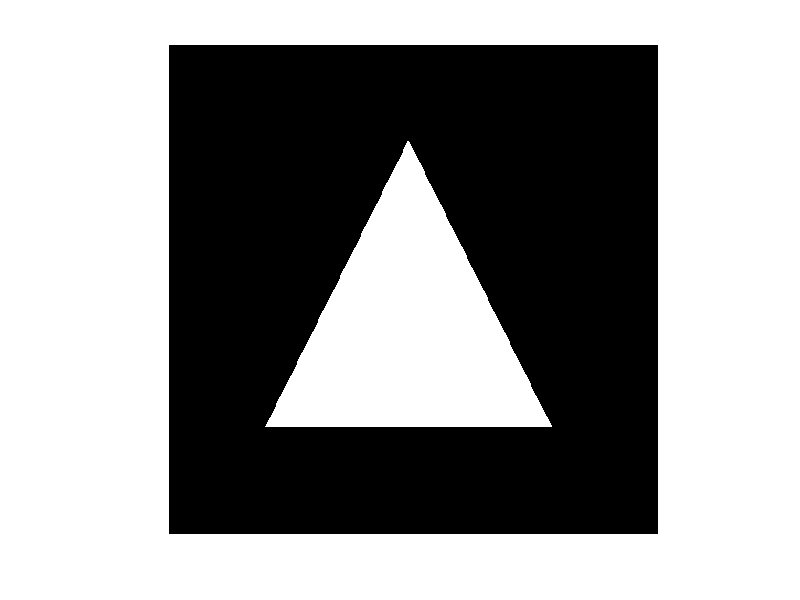

MATLAB code for this plot: (Note: this script raises an error after producing the figure.)
clear all

% Wymiary obrazu
height = 512;
width = 512;

% Inicjalizacja obrazu typu uint8
img = zeros(height, width, 'uint8');

% Współrzędne wierzchołków trójkąta
x = [100, 400, 250]; % X-owe współrzędne wierzchołków
y = [400, 400, 100]; % Y-owe współrzędne wierzchołków

% Tworzenie maski trójkąta
triangleMask = poly2mask(x, y, height, width);

% Zastosowanie maski na obraz (ustawienie pikseli trójkąta na 255)
img(triangleMask) = 255;

% Wyświetlenie obrazu
imshow(img);


%t1 = imread("tr1.png");
t1 = img;
cir = imread("cir1.png");
kreski = imread("kreski.png");
grayImage = imread("bridge_512x512.bmp"); 

%%%%%%% Zadanie 1 %%%%%%%%%%%%


%%%%%%% Przykład trójkąt %%%%%%%%%%%%


j=0; % Zmienna wykorzystywana do wyświetlania w subplot
figure
for i=1:25:91  % Działa to tak najpier wyświetlamy obraz zrotowany o i-1 = 0 potem i + 25 -1 = 25 następnie i + 25 - 1 = 75 i koniec
    j=j+1;
    t1r=imrotate(t1,i-1,'crop');
    %L1=fftshift(fft2(t1r));
    subplot(2,4,j)
    s1=strcat('kąt=',num2str(i-1));
    imshow(t1r,[])
    title(s1);
end
subplot(2,4,1)
ylabel('Trójkąty rotacja');
sc= int8(-150 + 250.*rand(4,2));

for i=1:4
    j=j+1;
    t1t=imtranslate(t1,sc(i,:));
    %L1=fftshift(fft2(t1t));
    subplot(2,4,j)
    imshow(t1t,[])
end
subplot(2,4,5)
ylabel('Trójkąty translacja');


%%%%%%%%%% Przykład koła i linie %%%%%%%%%%%%%%%%%
figure
j=0;
n = 0;
for i=1:4
    j=j+1;

    cirResize=imresize(cir(1+n:512-n,1+n:512-n), 3, 'nearest');
   
    n = 69* j; 
   % L3=fftshift(fft2(cirResize));
    subplot(2,4,j)
    imshow(cirResize,[])
    s1=strcat('k=',num2str(i-1));
    title(s1)
end

j=4; % Zmienna wykorzystywana do wyświetlania w subplot
for i=[1:45:91 , 121]  % Działa to tak najpier wyświetlamy obraz zrotowany o i-1 = 0 potem i + 25 -1 = 25 następnie i + 25 - 1 = 75 i koniec
    j=j+1;
    kreski1r=imrotate(kreski,i-1,'crop');
    L2=fftshift(fft2(kreski1r));
    subplot(2,4,j)
    s1=strcat('kąt=',num2str(i-1));
    imshow(kreski1r,[])
    title(s1);
end

figure
n = 50;
imshow(imresize(cir(1+n:512-n,1+n:512-n), 3, 'nearest')) 



%%%%%%%%% Przykład sinus %%%%%%%%%%

a=10*[1 -1 2 -4000];
b=5* [1 1 4 2];
subtitle('Sinus');
j=0;
for i=1:4
for u = 1:512
for v=1:512
%a1(u,v)=uint8(127+128*sin(u/a(i)+v/b(i)));
a1(u,v)=double(0+1*sin(u/a(i)+v/b(i)));
end
end
j=j+1;
subplot(1,4,j)
s1=strcat('a,b=',num2str(a(i)),',',num2str(b(i))) ;
imshow(a1,[])
title(s1);
end


%%%%%% Zadanie 2 %%%%%%%%%%%%



% L1=fftshift(fft2(g1));
% imshow(log(1+abs(L1)),[]);
% xlabel('Widmo mocy');
% 
% imshow(angle(L1),[]);
% xlabel('Faza');

%%%%%%% Trójkąt rotacja %%%%%%%%%%%
j=0; % Zmienna wykorzystywana do wyświetlania w subplot
figure
for i=1:25:91  % Działa to tak najpier wyświetlamy obraz zrotowany o i-1 = 0 potem i + 25 -1 = 25 następnie i + 25 - 1 = 75 i koniec
    j=j+1;
    t1r=imrotate(t1,i-1,'bilinear','crop');
    L1=fftshift(fft2(t1r));
    subplot(3,4,j)
    s1=strcat('kąt=',num2str(i-1));
    imshow(t1r,[])
    title(s1);

    subplot(3,4,j+4)
    imshow(log(1+abs(L1)),[]);
    
    subplot(3,4,j+8)
    imshow(angle(L1),[]);
    
end
subplot(3,4,1)
ylabel('Trójkąty rotacja');

subplot(3,4,5)
ylabel('Widmo mocy');

subplot(3,4,9)
ylabel('Faza');

%%%%%%% Trójkąt translacja %%%%%%%%

sc= int8(-150 + 250.*rand(4,2));
j = 0;
figure
for i=1:4
    j=j+1;
    t1t=imtranslate(t1,sc(i,:));
    L1=fftshift(fft2(t1t));
    subplot(3,4,j)
    imshow(t1t,[])

    subplot(3,4,j+4)
    imshow(log(1+abs(L1)),[]);
    
    subplot(3,4,j+8)
    imshow(angle(L1),[]);
end
subplot(3,4,5)
ylabel('Trójkąty translacja');

subplot(3,4,5)
ylabel('Widmo mocy');

subplot(3,4,9)
ylabel('Faza');

%%% Koła %%%%%%%%%%%%

figure
j=0;
n = 0;
for i=1:4
    j=j+1;

    cirResize=imresize(cir(1+n:512-n,1+n:512-n), 3, 'nearest');
    cirResize = imresize(cirResize,[512,512]);
    n = 69* j; 
   % L3=fftshift(fft2(cirResize));
    subplot(3,4,j)
    imshow(cirResize,[])
    s1=strcat('k=',num2str(i-1));
    title(s1)

    L1=fftshift(fft2(cirResize));
   
    subplot(3,4,j+4)
    imshow(log(1+abs(L1)),[]);
    
    subplot(3,4,j+8)
    imshow(angle(L1),[]);
end

subplot(3,4,5)
ylabel('Widmo mocy');

subplot(3,4,9)
ylabel('Faza');

%%%%% Linie %%%%%%%%%%%
figure
j=0; % Zmienna wykorzystywana do wyświetlania w subplot
for i=[1:45:91 , 121]  % Działa to tak najpier wyświetlamy obraz zrotowany o i-1 = 0 potem i + 25 -1 = 25 następnie i + 25 - 1 = 75 i koniec
    j=j+1;
    kreski1r=imrotate(kreski,i-1,'bilinear','crop');
    L2=fftshift(fft2(kreski1r));
    subplot(3,4,j)
    s1=strcat('kąt=',num2str(i-1));
    imshow(kreski1r,[])
    title(s1);

    L1=fftshift(fft2(kreski1r));
   
    subplot(3,4,j+4)
    imshow(log(1+abs(L1)),[]);
    
    subplot(3,4,j+8)
    imshow(angle(L1),[]);
end

subplot(3,4,5)
ylabel('Widmo mocy');

subplot(3,4,9)
ylabel('Faza');
%%%% Sinusoida %%%%%%%%%
figure
a=10*[1 3 4 2];
b=5* [1 3 4 2];
subtitle('Sinus');
j=0;
for i=1:4
for u = 1:512
for v=1:512
%a1(u,v)=uint8(127+128*sin(u/a(i)+v/b(i)));
a1(u,v)=double(127+128*sin(u/a(i)+v/b(i)));
a1(u,v) = double(a1(u,v));
end
end
j=j+1;
subplot(3,4,j)
s1=strcat('a,b=',num2str(a(i)),',',num2str(b(i))) ;
imshow(a1,[])
title(s1);

L1=fftshift(fft2(a1));
   
    subplot(3,4,j+4)
    imshow(log(1+abs(L1)),[]);
    
    subplot(3,4,j+8)
    %imshow(angle(L1),[]);
    imshow(L1,[])

end

subplot(3,4,5)
ylabel('Widmo mocy');

subplot(3,4,9)
ylabel('Faza');
%%%%%%%%% Zadanie 3 %%%%%%%%%%%%%%%%

%%%%%% Filtracja dolno przepustowa %%%%%%%

h = fspecial('gaussian',[5,5],1);

j = 1;
figure
subplot(2,5,1)
imshow(grayImage,[])
title('O1')
subplot(2,5,6)
L1=fftshift(fft2(grayImage));
imshow(log(1+abs(L1)),[]);
for i=1:10
    if i==1
    amf = imfilter(grayImage,h,'replicate');
    else
     amf = imfilter(amf,h,'replicate');
    end
    if i==1 || i==2 || i==5 || i==10
        j = j+1;
        s1=strcat('AMF iteracja=',num2str(i));
        subplot(2,5,j)
        imshow(double(amf),[])
        title(s1)
        subplot(2,5,j+5)
        L1=fftshift(fft2(amf));
        imshow(log(1+abs(L1)),[]);

    end
end

%%%%%% Filtracja górno przepustowa %%%%%%%

%maska = [-1,-1,-1;0,0,0;1,1,1];
%maska = [-1,2,-1];
%maska = [1,2,1;0,0,0;-1,-2,-1];
%maska = [-1,0,1;-2,0,2;-1,0,1];
%maska = fspecial('laplacian');
maska = [0,-1,0;-1,4,-1;0,-1,0];
%h = fspecial('gaussian',[5,5],1);

j = 1;
figure
subplot(2,5,1)
imshow(grayImage,[])
title('O1')
subplot(2,5,6)
L1=fftshift(fft2(grayImage));
imshow(log(1+abs(L1)),[]);
for i=1:4
    
    if i==1
        %amf2 = imfilter(grayImage,h);
        %amf = grayImage - amf2;
        amf = double(imfilter((grayImage),maska));
        
    else
        %amf2 = imfilter(amf2,h);
        %amf = grayImage - amf2;
        amf = double(imfilter((amf),maska));
    end
    
    if i==1 || i==2 || i==3 || i==4
        j = j+1;
        s1=strcat('Iteracja=',num2str(i));
        subplot(2,5,j)
        imshow((amf),[])
        title(s1)
        subplot(2,5,j+5)
        L1=fftshift(fft2(amf));
        imshow(log(1+abs(L1)),[]);

    end
end



%%%%%% Zadanie 4 %%%%%%%%%%%%%%

%%%% Filtracja dolno przepustowa w dziedzinie częstotliwości !!! %%%%%%%%%


% Obraz wejściowy
figure
subplot(2,5,1)
imshow(grayImage, [])
title('Obraz wejściowy')

% Transformacja Fouriera z przesunięciem widma
FFT2 = fftshift(fft2(grayImage));
FFT2ABS = log(1 + abs(FFT2));

% Wyświetlenie widma mocy
subplot(2,5,2)
imshow(FFT2ABS, [])
title('Widmo mocy')

% Tworzenie maski dolnoprzepustowej 
dolno = bialeKolko(50); 

subplot(2,5,3)
imshow(dolno, [])
title('Maska dolnoprzepustowa')

% Zastosowanie maski dolnoprzepustowej na przesuniętym widmie
FFT2_filtered = FFT2 .* dolno;

% Widmo po zastosowaniu maski
filteredFFT2ABS = log(1 + abs(FFT2_filtered));

subplot(2,5,4)
imshow(filteredFFT2ABS, [])
title('maska * |FFT2|')

% Odwrotna transformacja Fouriera
odwrot = ifft2(ifftshift(FFT2_filtered)); % `ifftshift` usuwa przesunięcie widma

% Wyświetlenie przefiltrowanego obrazu
subplot(2,5,5)
imshow(real(odwrot), [])
title('Obraz po filtracji dolnoprzepustowej')

% Obraz wejściowy

subplot(2,5,6)
imshow(grayImage, [])
title('Obraz wejściowy')

% Transformacja Fouriera z przesunięciem widma
FFT2 = fftshift(fft2(grayImage));
FFT2ABS = log(1 + abs(FFT2));

% Wyświetlenie widma mocy
subplot(2,5,7)
imshow(FFT2ABS, [])
title('Widmo mocy')

% Tworzenie maski dolnoprzepustowej 
%dolno =   fspecial('gaussian',[512,512],50);
dolno = bialeKolko(75);
subplot(2,5,8)
imshow(dolno, [])
title('Maska dolnoprzepustowa')

% Zastosowanie maski dolnoprzepustowej na przesuniętym widmie
FFT2_filtered = FFT2 .* dolno;

% Widmo po zastosowaniu maski
filteredFFT2ABS = log(1 + abs(FFT2_filtered));

subplot(2,5,9)
imshow(filteredFFT2ABS, [])
title('maska * |FFT2|')

% Odwrotna transformacja Fouriera
odwrot = ifft2(ifftshift(FFT2_filtered)); % `ifftshift` usuwa przesunięcie widma

% Wyświetlenie przefiltrowanego obrazu
subplot(2,5,10)
imshow(real(odwrot), [])
title('Obraz po filtracji dolnoprzepustowej')


%%%%%%%%% Filtracja górnoprzepustowa w dziedzinie częstotliwości %%%%%%%%


% Obraz wejściowy
figure
subplot(2,5,1)
imshow(grayImage, [])
title('Obraz wejściowy')

% Transformacja Fouriera z przesunięciem widma
FFT2 = fftshift(fft2(grayImage));
FFT2ABS = log(1 + abs(FFT2));

% Wyświetlenie widma mocy
subplot(2,5,2)
imshow(FFT2ABS, [])
title('Widmo mocy')

% Tworzenie maski górnoprzepustowej 
gorno = czarneKolko(25); 

subplot(2,5,3)
imshow(gorno, [])
title('Maska górnoprzepustowa')

% Zastosowanie maski górnoprzepustowej na przesuniętym widmie
FFT2_filtered = FFT2 .* gorno;
%FFT2_filtered = gorno .*FFT2;

% Widmo po zastosowaniu maski
filteredFFT2ABS = log(1 + abs(FFT2_filtered));

subplot(2,5,4)
imshow(filteredFFT2ABS, [])
title('maska * |FFT2|')

% Odwrotna transformacja Fouriera
odwrot = ifft2(ifftshift(FFT2_filtered)); % `ifftshift` usuwa przesunięcie widma

% Wyświetlenie przefiltrowanego obrazu
subplot(2,5,5)
%imshow(real(odwrot), [])
imshow(uint8(odwrot), [])
title('Obraz po filtracji górnoprzepustowej')

% Obraz wejściowy

subplot(2,5,6)
imshow(grayImage, [])
title('Obraz wejściowy')

% Transformacja Fouriera z przesunięciem widma
FFT2 = fftshift(fft2(grayImage));
FFT2ABS = log(1 + abs(FFT2));

% Wyświetlenie widma mocy
subplot(2,5,7)
imshow(FFT2ABS, [])
title('Widmo mocy')


gorno = czarneKolko(10);
subplot(2,5,8)
imshow(gorno, [])
title('Maska górnoprzepustowa')

% Zastosowanie maski dolnoprzepustowej na przesuniętym widmie
FFT2_filtered = FFT2 .* gorno;

% Widmo po zastosowaniu maski
filteredFFT2ABS = log(1 + abs(FFT2_filtered));

subplot(2,5,9)
imshow(filteredFFT2ABS, [])
title('maska * |FFT2|')

% Odwrotna transformacja Fouriera
odwrot = ifft2(ifftshift(FFT2_filtered)); % `ifftshift` usuwa przesunięcie widma

% Wyświetlenie przefiltrowanego obrazu
subplot(2,5,10)
%imshow(real(odwrot), [])
imshow(uint8(odwrot), [])
title('Obraz po filtracji górnoprzepustowej')

%%%%% Zadanie 5  %%%%%%%%%%%%
amplituda = 50;
f = 0.09;
[x,~] = meshgrid(1:512,1:512);

for i = 1:512
 for j=1:512
 a1(i,j)=uint8(127+128*sin(i/10+j/10));
 end
end

%zakluceniePeriodyczne = amplituda *sin(2* pi * f * x);
zakluceniePeriodyczne = double(a1);

zakluconyObraz = double(grayImage) + zakluceniePeriodyczne;
figure
imshow(uint8(zakluconyObraz))

